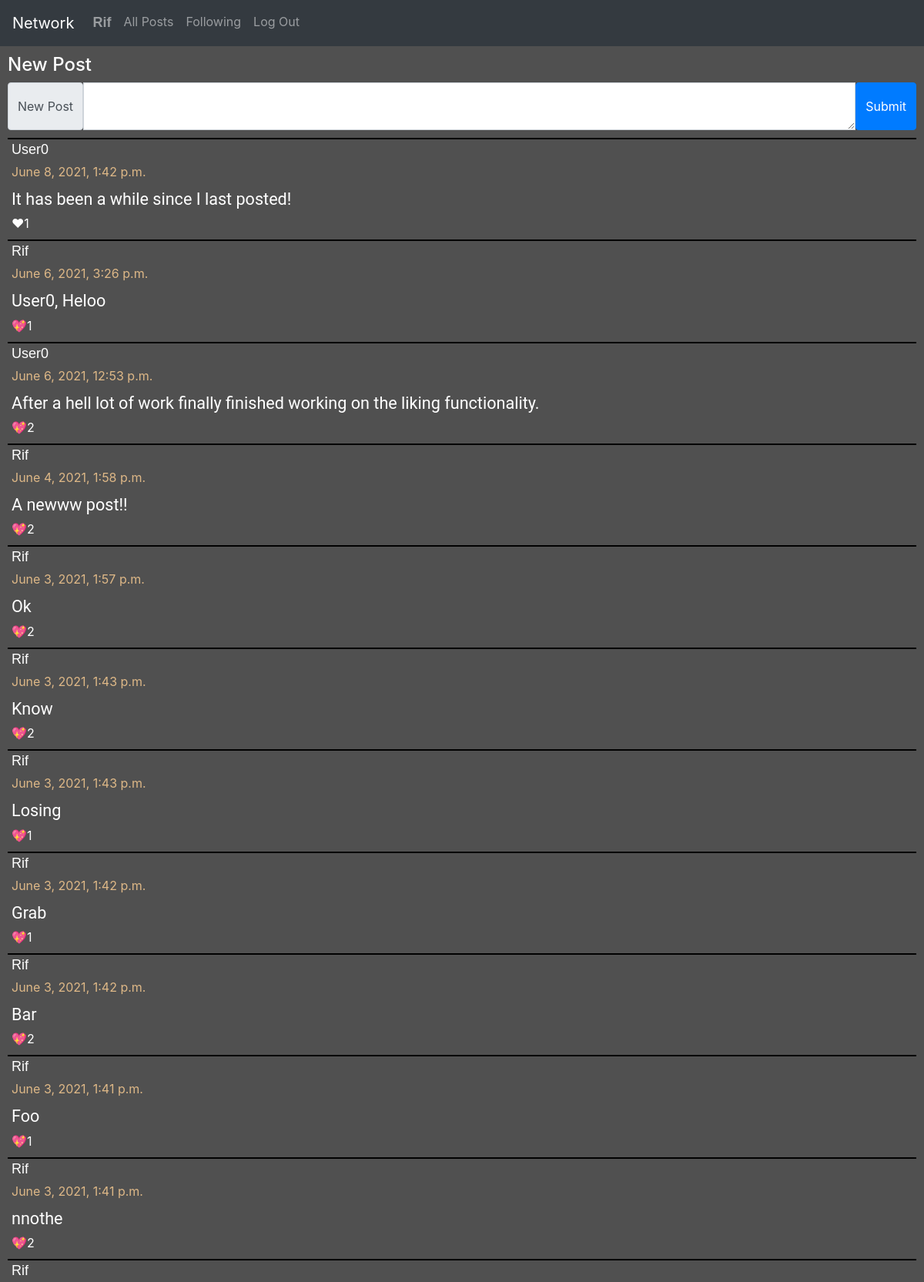
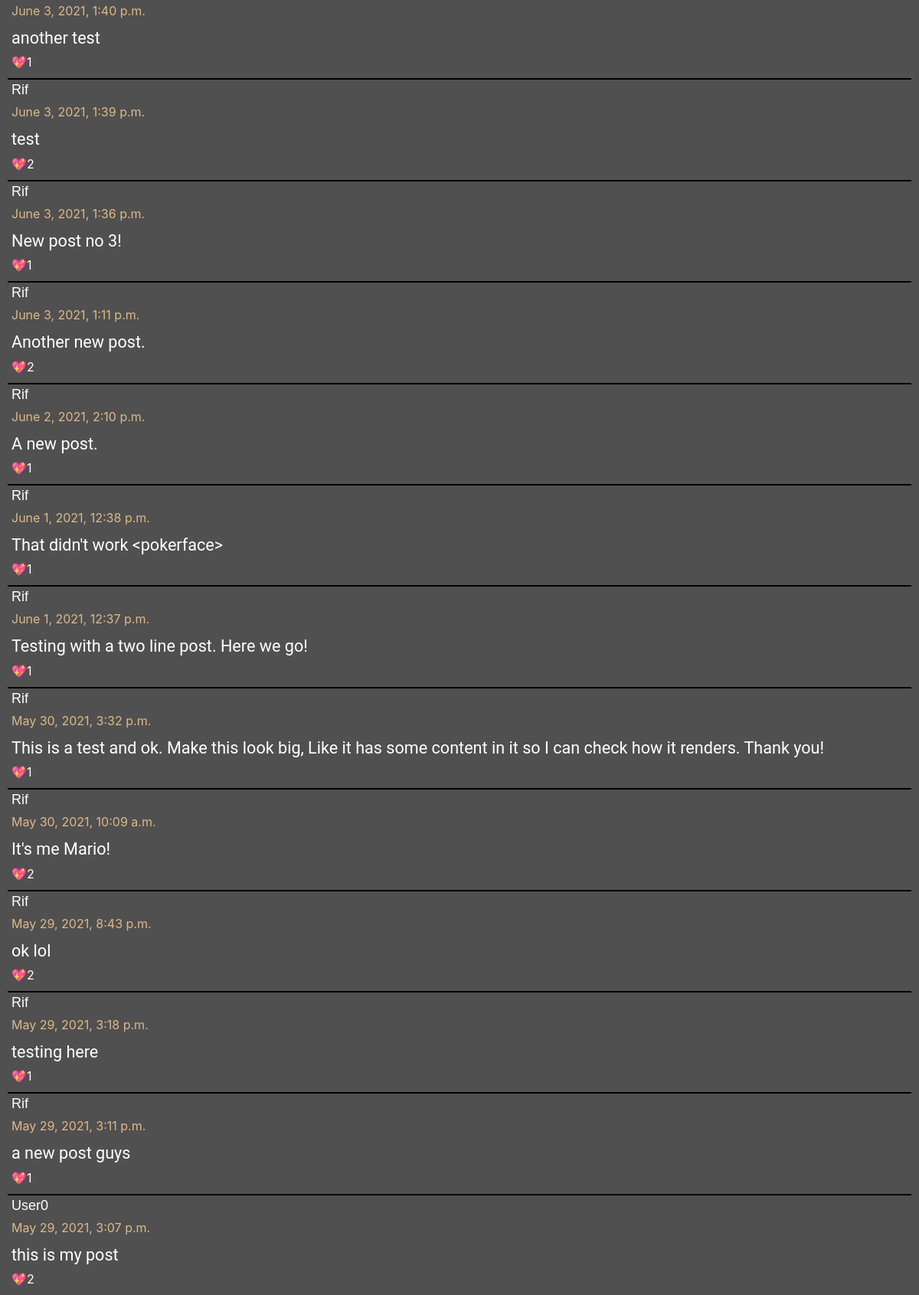
Screenshot of / (signed in) with the database file from the repository (2 pictures, top to bottom).
### network/models.py (models this page shows, shortened)
class User(AbstractUser):
    pass

class Posts(models.Model):
    content = models.TextField(blank=False)
    user = models.ForeignKey(User, on_delete=models.CASCADE, related_name="user_posts")
    like = models.IntegerField(default=0)
    time = models.DateTimeField(auto_now_add=True)

### network/views.py (the view)
# urls.py: path("", views.index, name="index"),
def index(request):
    posts = Posts.objects.all().order_by('-time')
    liked_posts = []
    for post in posts:
        for p in post.liked_usr.all():
            for usr in p.liked_users.all():
                if usr == request.user:
                    liked_posts.append(post.id)
    return render(request, "network/index.html", {
        "posts": posts,
        "liked_posts": liked_posts,
    })

### network/templates/network/index.html (shortened to what this page needs)
{% extends "network/layout.html" %}
{% load static %}
{% block body %}
    <div id="all_posts">
        <div id="post-form">
            <h4>New Post</h4>
            <form action="{% url 'new-post' %}" method="POST">
                <div class="input-group">
                    <span class="input-group-text">New Post</span>
                    <textarea class="form-control" aria-label="With textarea" name="content"></textarea>
                    <input type="submit" class="btn btn-primary">
                </div>
            </form>
        </div>
        <div id="posts">
            {% for post in posts %}
                <div class="post-item">
                    <label class="post-content">
                        <p class="post-user">{{ post.user }}</p>
                        <label class="time-data">{{ post.time }}</label>
                        <br/>
                        <p class="post-text">{{ post.content }}</p>
                        {% if post.id in liked_posts %}
                            <div id="like-btn-{{ post.id }}">
                                <a class="like-btn" onclick="like_post('{{ post.id }}');">
                                    💖<label class="bi-heart" id="like-no-{{ post.id }}">{{ post.like }}</label>
                                </a>
                            </div>
                        {% else %}
                            <div id="like-btn-{{ post.id }}">
                                <a class="like-btn" onclick="like_post('{{ post.id }}');">
                                    ❤<label class="bi-heart" id="like-no-{{ post.id }}">{{ post.like }}</label>
                                </a>
                            </div>
                        {% endif %}
                    </label>
                </div>
            {% endfor %}
        </div>
    </div>
{% endblock %}

### network/templates/network/layout.html (shortened to what this page needs)
{% load static %}
<!DOCTYPE html>
<html lang="en">
    <head>
        <link rel="stylesheet" href="https://stackpath.bootstrapcdn.com/bootstrap/4.4.1/css/bootstrap.min.css">
        <link href="{% static 'network/styles.css' %}" rel="stylesheet">
    </head>
    <body>
        <nav class="navbar navbar-expand-lg navbar-dark bg-dark" id="bar">
            <a class="navbar-brand" href="#">Network</a>
            <div>
              <ul class="navbar-nav mr-auto">
                {% if user.is_authenticated %}
                    <li class="nav-item">
                        <a class="nav-link post-user" href="{% url 'user-posts' user.id %}"><strong>{{ user.username }}</strong></a>
                    </li>
                {% endif %}
                <li class="nav-item">
                  <a class="nav-link" href="{% url 'index' %}">All Posts</a>
                </li>
                {% if user.is_authenticated %}
                    <li class="nav-item">
                        <a class="nav-link" href="{% url 'following' %}">Following</a>
                    </li>
                    <li class="nav-item">
                        <a class="nav-link" href="{% url 'logout' %}">Log Out</a>
                    </li>
                {% endif %}
              </ul>
            </div>
          </nav>
        <div class="body">
            {% block body %}
            {% endblock %}
        </div>
    </body>
</html>

### network/static/network/styles.css (style rules this page uses)
body { background-color: #505050; color: black; }
#bar { color: gray; }
#post-form { color: white; margin: 10px; }
#posts { margin-left: 10px; margin-right: 10px; }
.post-item { border-top: 2px solid black; font-size: large; }
.post-content { color: white; margin-left: 5px; margin-bottom: 1px; }
.time-data { color: burlywood; font-size: medium; }
.like-btn { fill: red; font-size: medium; }
.post-text { font-family: Roboto; font-size: larger; margin-bottom: 1px; }
.post-user { color: white; font-family: Verdana, Geneva, Tahoma, sans-serif; text-transform: capitalize; font-size: large; margin-bottom: 1px; }

### rows the page displays
User: username "Rif"
Posts: user "User0", time "June 8, 2021, 1:42 p.m.", content "It has been a while since I last posted!", like "1"
Posts: user "Rif", time "June 6, 2021, 3:26 p.m.", content "User0, Heloo", like "1"
Posts: user "User0", time "June 6, 2021, 12:53 p.m.", content "After a hell lot of work finally finished working on the liking functionality.", like "2"
Posts: user "Rif", time "June 4, 2021, 1:58 p.m.", content "A newww post!!", like "2"
Posts: user "Rif", time "June 3, 2021, 1:57 p.m.", content "Ok", like "2"
Posts: user "Rif", time "June 3, 2021, 1:43 p.m.", content "Know", like "2"
Posts: user "Rif", time "June 3, 2021, 1:43 p.m.", content "Losing", like "1"
Posts: user "Rif", time "June 3, 2021, 1:42 p.m.", content "Grab", like "1"
Posts: user "Rif", time "June 3, 2021, 1:42 p.m.", content "Bar", like "2"
Posts: user "Rif", time "June 3, 2021, 1:41 p.m.", content "Foo", like "1"
Posts: user "Rif", time "June 3, 2021, 1:41 p.m.", content "nnothe", like "2"
Posts: user "Rif", time "June 3, 2021, 1:40 p.m.", content "another test", like "1"
Posts: user "Rif", time "June 3, 2021, 1:39 p.m.", content "test", like "2"
Posts: user "Rif", time "June 3, 2021, 1:36 p.m.", content "New post no 3!", like "1"
Posts: user "Rif", time "June 3, 2021, 1:11 p.m.", content "Another new post.", like "2"
Posts: user "Rif", time "June 2, 2021, 2:10 p.m.", content "A new post.", like "1"
Posts: user "Rif", time "June 1, 2021, 12:38 p.m.", content "That didn't work <pokerface>", like "1"
Posts: user "Rif", time "June 1, 2021, 12:37 p.m.", content "Testing with a two line post. Here we go!", like "1"
Posts: user "Rif", time "May 30, 2021, 3:32 p.m.", content "This is a test and ok. Make this look big, Like it has some content in it so I can check how it renders. Thank you!", like "1"
Posts: user "Rif", time "May 30, 2021, 10:09 a.m.", content "It's me Mario!", like "2"
Posts: user "Rif", time "May 29, 2021, 8:43 p.m.", content "ok lol", like "2"
Posts: user "Rif", time "May 29, 2021, 3:18 p.m.", content "testing here", like "1"
Posts: user "Rif", time "May 29, 2021, 3:11 p.m.", content "a new post guys", like "1"
Posts: user "User0", time "May 29, 2021, 3:07 p.m.", content "this is my post", like "2"
